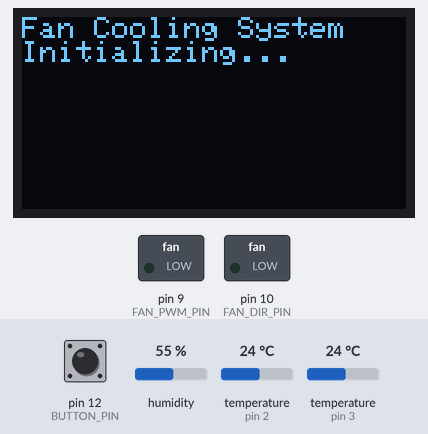
Simulated run of this sketch. Board: Arduino Uno, built with avr-gcc and run on an emulated ATmega328P. Parts: 128×64 one-colour display, switched loads named in the sketch (green lamp = pin HIGH). The inputs (shaded band) are chosen by the test bench; at power-on: pin 12 (BUTTON_PIN) HIGH, humidity 55 %, temperature (sensors on pin 2, pin 3) 24 °C. What the sketch prints to the serial monitor is not drawn.

Above: at 0.1 s.
At 30.9 s:
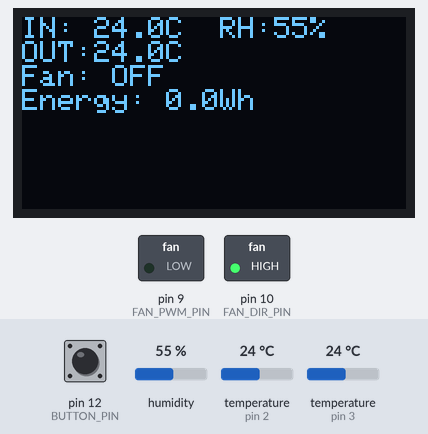
Timing chart, 0 to 32.4 s (numbered marks = the images above):
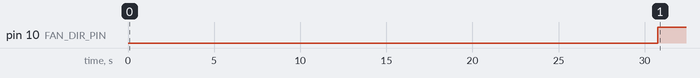

Measured:
- by itself, pin 10 (FAN_DIR_PIN): LOW → HIGH at 30.8 s

The sketch:

fan_controller.ino
```cpp
/*
 * Intelligent Fan Air Cooling System — Arduino Prototype
 *
 * Hardware:
 *   - Arduino Uno / Mega
 *   - DHT22 sensor (inside temperature + humidity)  → Pin 2
 *   - DS18B20 sensor (outside temperature)          → Pin 3
 *   - L298N motor driver or relay module            → Pins 9, 10
 *   - 12V DC fan (PWM-controlled via MOSFET)        → Pin 9 (PWM)
 *   - Fan direction relay                            → Pin 10
 *   - OLED display (SSD1306, I2C)                   → SDA/SCL
 *   - Optional: ESP8266 WiFi for weather forecast
 *
 * Libraries required:
 *   - DHT sensor library (Adafruit)
 *   - OneWire + DallasTemperature
 *   - Adafruit SSD1306 + GFX
 */

#include <DHT.h>
#include <OneWire.h>
#include <DallasTemperature.h>
#include <Wire.h>
#include <Adafruit_SSD1306.h>

// ─── Pin Definitions ────────────────────────────────────────────────────────
#define DHT_PIN        2
#define DHT_TYPE       DHT22
#define DS18B20_PIN    3
#define FAN_PWM_PIN    9
#define FAN_DIR_PIN   10
#define BUTTON_PIN    12     // Manual override button

// ─── Display ────────────────────────────────────────────────────────────────
#define SCREEN_WIDTH  128
#define SCREEN_HEIGHT  64
Adafruit_SSD1306 display(SCREEN_WIDTH, SCREEN_HEIGHT, &Wire, -1);

// ─── Sensors ────────────────────────────────────────────────────────────────
DHT dht(DHT_PIN, DHT_TYPE);
OneWire oneWire(DS18B20_PIN);
DallasTemperature ds18b20(&oneWire);

// ─── Control Parameters ─────────────────────────────────────────────────────
const float T_MIN        = 20.0;   // °C comfort minimum
const float T_MAX        = 25.0;   // °C comfort maximum
const float T_TARGET     = 22.0;   // °C desired temperature
const float HYSTERESIS   = 0.5;    // °C dead band
const int   READ_INTERVAL = 30000; // ms between sensor reads

// ─── State ──────────────────────────────────────────────────────────────────
float T_inside   = 22.0;
float T_outside  = 18.0;
float humidity   = 50.0;
int   fanSpeed   = 0;        // 0–255 PWM
bool  fanRunning = false;
bool  manualMode = false;
unsigned long lastRead = 0;
float energyWh   = 0.0;
unsigned long lastEnergyTime = 0;

// ─── Setup ──────────────────────────────────────────────────────────────────
void setup() {
  Serial.begin(9600);
  dht.begin();
  ds18b20.begin();

  pinMode(FAN_PWM_PIN, OUTPUT);
  pinMode(FAN_DIR_PIN, OUTPUT);
  pinMode(BUTTON_PIN, INPUT_PULLUP);
  analogWrite(FAN_PWM_PIN, 0);

  if (!display.begin(SSD1306_SWITCHCAPVCC, 0x3C)) {
    Serial.println(F("SSD1306 allocation failed"));
  }
  display.clearDisplay();
  display.setTextSize(1);
  display.setTextColor(SSD1306_WHITE);
  display.setCursor(0, 0);
  display.println(F("Fan Cooling System"));
  display.println(F("Initializing..."));
  display.display();
  delay(2000);

  lastEnergyTime = millis();
  Serial.println(F("time_s,T_in,T_out,RH,fan_speed,energy_wh"));
}

// ─── Main Loop ──────────────────────────────────────────────────────────────
void loop() {
  unsigned long now = millis();

  // Check manual override button
  if (digitalRead(BUTTON_PIN) == LOW) {
    manualMode = !manualMode;
    delay(300);  // debounce
  }

  // Read sensors every READ_INTERVAL ms
  if (now - lastRead >= READ_INTERVAL) {
    lastRead = now;
    readSensors();
    if (!manualMode) {
      runController();
    }
    applyFanCommand();
    accumulateEnergy(now);
    updateDisplay();
    logSerial(now / 1000UL);
  }
}

// ─── Sensor Reading ─────────────────────────────────────────────────────────
void readSensors() {
  float h = dht.readHumidity();
  float t = dht.readTemperature();
  if (!isnan(h) && !isnan(t)) {
    humidity  = h;
    T_inside  = t;
  }

  ds18b20.requestTemperatures();
  float t_out = ds18b20.getTempCByIndex(0);
  if (t_out != DEVICE_DISCONNECTED_C) {
    T_outside = t_out;
  }
}

// ─── Rule-Based Controller ───────────────────────────────────────────────────
void runController() {
  bool outsideCooler = T_outside < (T_inside - HYSTERESIS);
  bool tooHot        = T_inside > T_MAX;
  bool comfortable   = T_inside <= T_MIN + HYSTERESIS;

  if (tooHot && outsideCooler) {
    fanRunning = true;
    float excess = T_inside - T_MAX;
    float speedFraction = constrain(0.3f + 0.15f * excess, 0.0f, 1.0f);
    fanSpeed = (int)(speedFraction * 255);
  } else if (comfortable || !outsideCooler) {
    fanRunning = false;
    fanSpeed = 0;
  }
  // Hysteresis: keep current state if between thresholds
}

// ─── Fan Output ──────────────────────────────────────────────────────────────
void applyFanCommand() {
  analogWrite(FAN_PWM_PIN, fanRunning ? fanSpeed : 0);
  // Direction: always inject cool outside air
  digitalWrite(FAN_DIR_PIN, HIGH);
}

// ─── Energy Accounting ───────────────────────────────────────────────────────
void accumulateEnergy(unsigned long now) {
  float dt_h = (now - lastEnergyTime) / 3600000.0f;
  lastEnergyTime = now;
  // Estimated power: 150W max, cubic relationship with speed
  float speedFrac = fanSpeed / 255.0f;
  float powerW = 150.0f * speedFrac * speedFrac * speedFrac;
  energyWh += powerW * dt_h;
}

// ─── OLED Display ────────────────────────────────────────────────────────────
void updateDisplay() {
  display.clearDisplay();
  display.setCursor(0, 0);

  display.setTextSize(1);
  display.print(F("IN: "));
  display.print(T_inside, 1);
  display.print(F("C  RH:"));
  display.print(humidity, 0);
  display.println(F("%"));

  display.print(F("OUT:"));
  display.print(T_outside, 1);
  display.println(F("C"));

  display.print(F("Fan: "));
  if (fanRunning) {
    display.print((fanSpeed * 100) / 255);
    display.println(F("% ON"));
  } else {
    display.println(F("OFF"));
  }

  display.print(F("Energy: "));
  display.print(energyWh, 1);
  display.println(F("Wh"));

  if (manualMode) display.println(F("[MANUAL MODE]"));

  display.display();
}

// ─── Serial Logging ──────────────────────────────────────────────────────────
void logSerial(unsigned long time_s) {
  Serial.print(time_s);        Serial.print(F(","));
  Serial.print(T_inside, 2);   Serial.print(F(","));
  Serial.print(T_outside, 2);  Serial.print(F(","));
  Serial.print(humidity, 1);   Serial.print(F(","));
  Serial.print(fanSpeed);      Serial.print(F(","));
  Serial.println(energyWh, 3);
}
```
